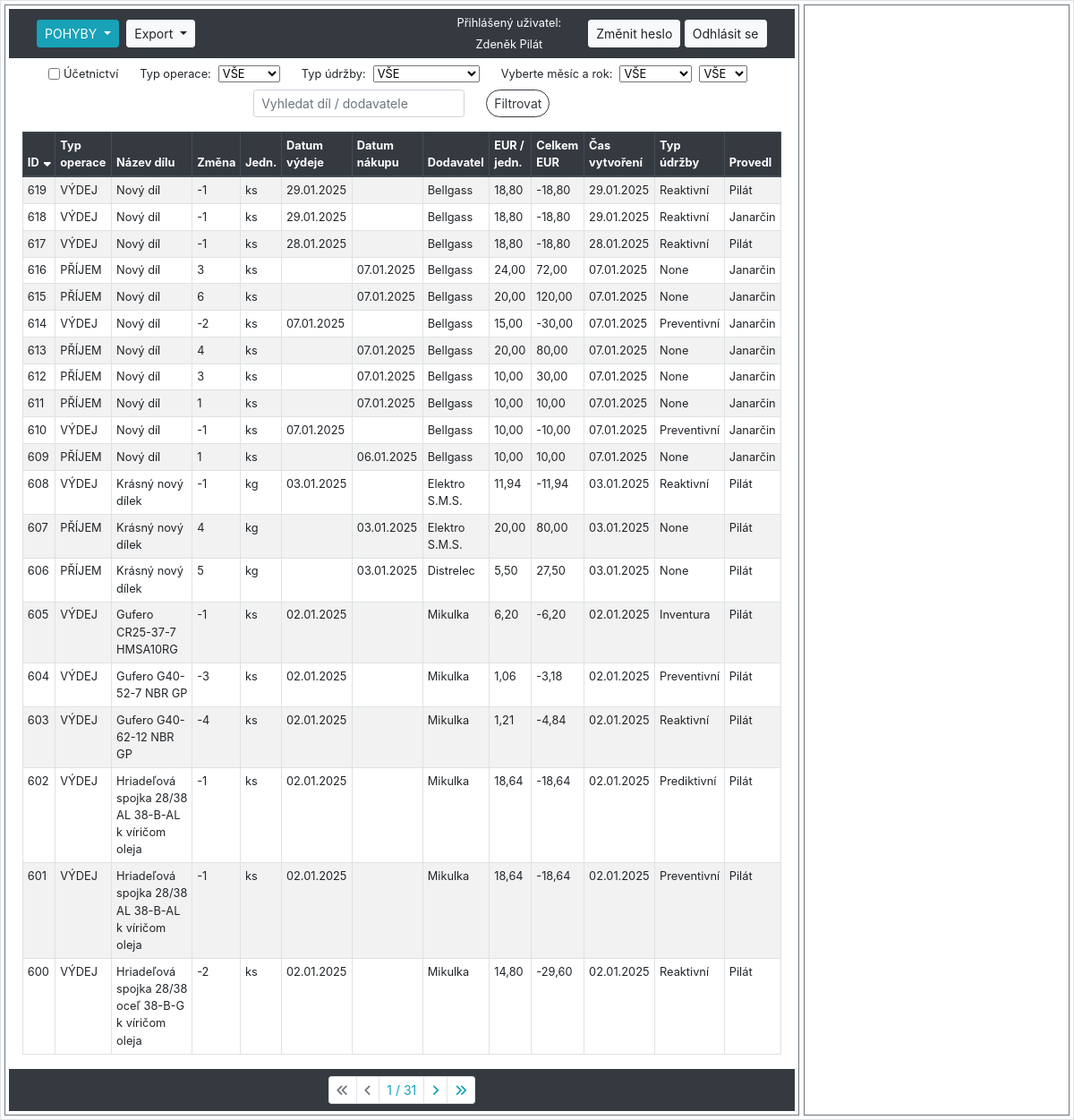
/sklad/audit_logs/ (signed in), run on the app's committed database.
### hpm_sklad/models.py (models this page shows, shortened)
class AuditLog(models.Model):
    class Meta:
        verbose_name_plural = "Auditovací logy"
        ordering = ["-id"]
    MOVEMENT_CHOICES = [
        ('PŘÍJEM', 'Příjem'),
        ('VÝDEJ', 'Výdej')
    ]
    UDRZBA_CHOICES = [
        ('Reaktivní', 'Reaktivní'),
        ('Preventivní', 'Preventivní'),
        ('Prediktivní', 'Prediktivní'),
        ('Inventura', 'Inventurní rozdíl'),
    ]
    ucetnictvi = models.BooleanField(verbose_name="Účetnictví")
    evidencni_cislo = models.ForeignKey(Sklad, on_delete=models.CASCADE, verbose_name="Evidenční číslo")
    interne_cislo = models.IntegerField(null=True, verbose_name="Číslo karty")
    objednano = models.CharField(max_length=100, null=True, blank=True, verbose_name="Objednáno?")
    nazev_dilu = models.CharField(max_length=100, verbose_name="Název dílu", db_index=True)
    zmena_mnozstvi = models.IntegerField(verbose_name="Změna množství")
    mnozstvi = models.PositiveIntegerField(verbose_name="Množství")
    jednotky = models.CharField(max_length=10, choices=JEDNOTKY_CHOICES, default='ks', verbose_name="Jednotky")
    typ_operace = models.CharField(max_length=10, choices=MOVEMENT_CHOICES, null=True, verbose_name="Typ operace")
    pouzite_zarizeni = models.CharField(max_length=70, null=True, verbose_name="Pro zařízení")
    umisteni = models.CharField(max_length=25, verbose_name="Umístění")
    dodavatel = models.CharField(max_length=70, verbose_name="Dodavatel")
    datum_vydeje = models.DateField(null=True, blank=True, verbose_name="Datum výdeje")
    datum_nakupu = models.DateField(null=True, blank=True, verbose_name="Datum nákupu")
    cislo_objednavky = models.CharField(max_length=20, null=True, blank=True, verbose_name="Číslo objednávky")
    jednotkova_cena_eur = models.FloatField(default=0.0, verbose_name="EUR/jednotka")
    celkova_cena_eur = models.FloatField(default=0.0, verbose_name="Celkem EUR")
    cas_vytvoreni = models.DateTimeField(auto_now_add=True, verbose_name="Čas vytvoření")
    operaci_provedl = models.ForeignKey(User, on_delete=models.CASCADE, verbose_name="Operaci provedl")
    typ_udrzby = models.CharField(max_length=20, choices=UDRZBA_CHOICES, null=True, verbose_name="Typ údržby")
    poznamka = models.CharField(null=True, blank=True, max_length=200, verbose_name="Poznámka")

### hpm_sklad/views.py (the view, shortened to what this page needs)
# urls.py: path('sklad/audit_logs/', views.AuditLogListView.as_view(), name='audit_log'),
class AuditLogListView(LoginRequiredMixin, ListView):
    model = AuditLog
    template_name = 'hpm_sklad/audit_log.html'
    paginate_by = 20
    export_csv = False
    graph = False
    graph_type_of_maintenance = False
    def get_context_data(self, **kwargs):
        context = super().get_context_data(**kwargs)
        selected_id = self.request.GET.get('selected', None)
        if selected_id:
            context['selected_item'] = get_object_or_404(AuditLog, id=selected_id)
        else:
            context['selected_item'] = None
        current_year = datetime.datetime.now().year
        context['years'] = range(current_year, 2023, -1)
        context.update({
            'db_table': 'audit_log',
            'sort': self.request.GET.get('sort', 'id'),
            'order': self.request.GET.get('order', 'down'),
            'query': self.request.GET.get('query', ''),
            'typ_operace': self.request.GET.get('typ_operace', 'VŠE'),
            'typ_udrzby': self.request.GET.get('typ_udrzby', 'VŠE'),
            'month': self.request.GET.get('month', 'VŠE'),
            'year': self.request.GET.get('year', 'VŠE'),
            'ucetnictvi': self.request.GET.get('ucetnictvi', ''),
            'current_user': self.request.user,
        })
        return context
    def get_queryset(self):
        queryset = AuditLog.objects.all()
        query = self.request.GET.get('query', '')
        sort = self.request.GET.get('sort', 'id')
        order = self.request.GET.get('order', 'down')
        typ_operace = self.request.GET.get('typ_operace', 'VŠE')
        typ_udrzby = self.request.GET.get('typ_udrzby', 'VŠE')
        self.month = self.request.GET.get('month', 'VŠE')
        self.year = self.request.GET.get('year', 'VŠE')
        if query:
            queryset = queryset.filter(
                Q(nazev_dilu__icontains=query) | Q(dodavatel__icontains=query)
            )
        if self.request.GET.get('ucetnictvi', '') == 'on':
            queryset = queryset.filter(ucetnictvi=True)
        if typ_operace != 'VŠE':
            queryset = queryset.filter(typ_operace=typ_operace)
        if typ_udrzby != 'VŠE':
            queryset = queryset.filter(typ_udrzby=typ_udrzby)
        if self.month != 'VŠE':
            queryset = queryset.filter(
                Q(datum_vydeje__month=self.month) | Q(datum_nakupu__month=self.month)
            )
        if self.year != 'VŠE':
            queryset = queryset.filter(
                Q(datum_vydeje__year=self.year) | Q(datum_nakupu__year=self.year)
            )
        if order == 'down':
            sort = f"-{sort}"
        queryset = queryset.order_by(sort)
        return queryset
    def render_to_response(self, context, **response_kwargs):
        if getattr(self, 'export_csv', False):
            return self.export_to_csv(self.get_queryset())
        elif getattr(self, 'graph_type_of_maintenance', False):
            return self.generate_graph_by_maintenance(self.get_queryset())
        elif getattr(self, 'graph', False):
            return self.generate_graph_to_pdf(self.get_queryset())
        else:
            return super().render_to_response(context, **response_kwargs)

### hpm_sklad/templates/hpm_sklad/audit_log.html (shortened to what this page needs)
{% extends "hpm_sklad/base_left_right_column.html" %}
{% load static %}
{% load custom_filters %}
{% block left_content %}
    <form method="GET" action="" class="form-inline justify-content-center align-items-center small my-2">
        <div class="form-group form-check mx-sm-2 mb-2">
            <input type="checkbox" class="form-check-input" name="ucetnictvi" id="ucetnictvi" {% if request.GET.ucetnictvi == 'on' %}checked{% endif %}>
            <label class="form-check-label mr-sm-2" for="ucetnictvi">Účetnictví</label>
        </div>
        <div class="form-group mx-sm-2 mb-2">
            <label for="typ_operace" class="mr-sm-2">Typ operace:</label>
            <select name="typ_operace" class="form-select form-select-sm mr-sm-2" id="typ_operace">
                <option value="VŠE" {% if request.GET.typ_operace == 'VŠE' or not request.GET.typ_operace %}selected{% endif %}>VŠE</option>
            </select>
        </div>
        <div class="form-group mx-sm-2 mb-2">
            <label for="typ_udrzby" class="mr-sm-2">Typ údržby:</label>
            <select name="typ_udrzby" class="form-select form-select-sm mr-sm-2" id="typ_udrzby">
                <option value="VŠE" {% if request.GET.typ_udrzby == 'VŠE' or not request.GET.typ_udrzby %}selected{% endif %}>VŠE</option>
            </select>
        </div>
        <div class="form-group ml-sm-2 mb-2">
            <label for="month" class="mr-sm-2">Vyberte měsíc a rok:</label>
            <select name="month" id="month" class="form-select form-select-sm mr-sm-2">
                <option value="VŠE" {% if request.GET.month == 'VŠE' or not request.GET.month %}selected{% endif %}>VŠE</option>
            </select>
        </div>
        <div class="form-group mr-sm-2 mb-2">
            <select name="year" id="year" class="form-select form-select-sm mr-sm-2">
                <option value="VŠE" {% if request.GET.year == 'VŠE' or not request.GET.year %}selected{% endif %}>VŠE</option>
            </select>
        </div>
        <div class="form-group mx-sm-2 mb-2">
            <input class="form-control form-control-sm mr-sm-2" type="text" name="query" placeholder="Vyhledat díl / dodavatele" value="{{ request.GET.query }}">
        </div>
        <div class="form-group mx-sm-2 mb-2">
            <button class="btn btn-outline-dark btn-sm rounded-pill" type="submit">Filtrovat</button>
        </div>
    </form>
    <div class="container-fluid">
        <table class="table table-sm table-hover table-striped table-bordered">
            <thead class="thead-dark">
                <tr>
                    {% with request.GET.urlencode as querystring %}
                        <th>
                            <a href="?sort=id&order={% if request.GET.sort == 'id' and request.GET.order == 'up' %}down{% else %}up{% endif %}&{{ querystring|url_remove_param:'sort,order' }}">
                                ID
                                {% if not request.GET.sort %}
                                    <i class="fas fa-sort-down"></i>
                                {% endif %}
                            </a>
                        </th>
                        <th>
                            <a href="?sort=typ_operace&order={% if request.GET.sort == 'typ_operace' and request.GET.order == 'up' %}down{% else %}up{% endif %}&{{ querystring|url_remove_param:'sort,order' }}">
                                Typ operace
                            </a>
                        </th>
                        <th>
                            <a href="?sort=nazev_dilu&order={% if request.GET.sort == 'nazev_dilu' and request.GET.order == 'up' %}down{% else %}up{% endif %}&{{ querystring|url_remove_param:'sort,order' }}">
                                Název dílu
                            </a>
                        </th>
                        <th>
                            <a href="?sort=zmena_mnozstvi&order={% if request.GET.sort == 'zmena_mnozstvi' and request.GET.order == 'up' %}down{% else %}up{% endif %}&{{ querystring|url_remove_param:'sort,order' }}">
                                Změna
                            </a>
                        </th>
                        <th>
                            <a href="?sort=jednotky&order={% if request.GET.sort == 'jednotky' and request.GET.order == 'up' %}down{% else %}up{% endif %}&{{ querystring|url_remove_param:'sort,order' }}">
                                Jedn.
                            </a>
                        </th>
                        <th>
                            <a href="?sort=datum_vydeje&order={% if request.GET.sort == 'datum_vydeje' and request.GET.order == 'up' %}down{% else %}up{% endif %}&{{ querystring|url_remove_param:'sort,order' }}">
                                Datum výdeje
                            </a>
                        </th>
                        <th>
                            <a href="?sort=datum_nakupu&order={% if request.GET.sort == 'datum_nakupu' and request.GET.order == 'up' %}down{% else %}up{% endif %}&{{ querystring|url_remove_param:'sort,order' }}">
                                Datum nákupu
                            </a>
                        </th>
                        <th>
                            <a href="?sort=dodavatel&order={% if request.GET.sort == 'dodavatel' and request.GET.order == 'up' %}down{% else %}up{% endif %}&{{ querystring|url_remove_param:'sort,order' }}">
                                Dodavatel
                            </a>
                        </th>
                        <th>
                            <a href="?sort=jednotkova_cena_eur&order={% if request.GET.sort == 'jednotkova_cena_eur' and request.GET.order == 'up' %}down{% else %}up{% endif %}&{{ querystring|url_remove_param:'sort,order' }}">
                                EUR / jedn.
                            </a>
                        </th>
                        <th>
                            <a href="?sort=celkova_cena_eur&order={% if request.GET.sort == 'celkova_cena_eur' and request.GET.order == 'up' %}down{% else %}up{% endif %}&{{ querystring|url_remove_param:'sort,order' }}">
                                Celkem EUR
                            </a>
                        </th>
                        <th>
                            <a href="?sort=cas_vytvoreni&order={% if request.GET.sort == 'cas_vytvoreni' and request.GET.order == 'up' %}down{% else %}up{% endif %}&{{ querystring|url_remove_param:'sort,order' }}">
                                Čas vytvoření
                            </a>
                        </th>
                        <th>
                            <a href="?sort=typ_udrzby&order={% if request.GET.sort == 'typ_udrzby' and request.GET.order == 'up' %}down{% else %}up{% endif %}&{{ querystring|url_remove_param:'sort,order' }}">
                                Typ údržby
                            </a>
                        </th>
                        <th>
                            <a href="?sort=operaci_provedl&order={% if request.GET.sort == 'operaci_provedl' and request.GET.order == 'up' %}down{% else %}up{% endif %}&{{ querystring|url_remove_param:'sort,order' }}">
                                Provedl
                            </a>
                        </th>
                    {% endwith %}
                </tr>
            </thead>
            <tbody class="show-pointer">
                {% for item in object_list %}
                    <tr data-id="{{ item.pk }}" data-detail-url="{% url 'detail_audit_log' item.pk %}" onclick="loadDetail('{% url 'detail_audit_log' item.pk %}', '{{ item.pk }}')"
                    {% if item.pk == selected_item.pk %} class="table-info"{% endif %}>
                        <td>{{ item.pk }}</td>
                        <td>{{ item.typ_operace }}</td>
                        <td>{{ item.nazev_dilu|truncatechars:58 }}</td>
                        <td>{{ item.zmena_mnozstvi }}</td>
                        <td>{{ item.jednotky }}</td>
                        <td>{{ item.datum_vydeje | date:"d.m.Y" }}</td>
                        <td>{{ item.datum_nakupu | date:"d.m.Y" }}</td>
                        <td>{{ item.dodavatel|truncatechars:20 }}</td>
                        <td>{{ item.jednotkova_cena_eur|floatformat:2 }}</td>
                        <td>{{ item.celkova_cena_eur|floatformat:2 }}</td>
                        <td>{{ item.cas_vytvoreni|date:"d.m.Y" }}</td>
                        <td>{{ item.typ_udrzby }}</td>
                        <td>{{ item.operaci_provedl.last_name }}</td>
                    </tr>
                {% endfor %}
            </tbody>
        </table>
    </div>
    {% include "hpm_sklad/pagination.html" %}
{% endblock %}

### hpm_sklad/templates/hpm_sklad/navbar.html (shortened to what this page needs)
<nav class="navbar navbar-expand-lg navbar-dark bg-dark">
    <div class="col">
        <div class="btn-group btn-group-sm dropdown my-1 mr-1">
            <button class="btn btn-info dropdown-toggle" type="button" id="dropdownMenuButton1" data-toggle="dropdown" aria-haspopup="true" aria-expanded="false">
                {% if db_table == 'sklad' %}SKLAD{% elif db_table == 'audit_log' %}POHYBY{% elif db_table == 'dodavatele' %}DODAVATELÉ{% elif db_table == 'poptavky' %}POPTÁVKY{% else %}Výběr modulu{% endif %}
            </button>
        </div>
        {% if db_table == 'sklad' or db_table == 'audit_log' or db_table == 'dodavatele' %}
            <div class="btn-group btn-group-sm dropdown mr-1">
                <button class="btn btn-light dropdown-toggle" type="button" id="dropdownMenuButton2" data-toggle="dropdown" aria-haspopup="true" aria-expanded="false">
                    Export
                </button>
            </div>
        {% endif %}
    </div>
    {% if user.is_authenticated %}
        <div class="col-auto">
            <div>
                <p class="h6 small text-white">Přihlášený uživatel:</p>
            </div>
            <div>
                <p class="h6 small text-center my-0 text-white">{{ current_user.first_name }} {{ current_user.last_name }}</p>
            </div>
        </div>
        <div class="col-auto">
            <a class="btn btn-light btn-sm" href="{% url 'custom_password_change' %}">Změnit heslo</a>
            <a class="btn btn-light btn-sm" href="{% url 'logout' %}">Odhlásit se</a>
        </div>
    {% else %}
        <div class="col-auto">
            <a class="btn btn-light btn-sm" href="{% url 'login' %}">Přihlásit se</a>
        </div>
    {% endif %}
</nav>

### data on the page
AuditLog: pk "619", typ_operace "VÝDEJ", nazev_dilu "Nový díl", zmena_mnozstvi "-1", jednotky "ks", datum_vydeje "29.01.2025", dodavatel "Bellgass", jednotkova_cena_eur "18,80", celkova_cena_eur "-18,80", cas_vytvoreni "29.01.2025", typ_udrzby "Reaktivní", operaci_provedl.last_name "Pilát"
AuditLog: pk "618", typ_operace "VÝDEJ", nazev_dilu "Nový díl", zmena_mnozstvi "-1", jednotky "ks", datum_vydeje "29.01.2025", dodavatel "Bellgass", jednotkova_cena_eur "18,80", celkova_cena_eur "-18,80", cas_vytvoreni "29.01.2025", typ_udrzby "Reaktivní", operaci_provedl.last_name "Janarčin"
AuditLog: pk "617", typ_operace "VÝDEJ", nazev_dilu "Nový díl", zmena_mnozstvi "-1", jednotky "ks", datum_vydeje "28.01.2025", dodavatel "Bellgass", jednotkova_cena_eur "18,80", celkova_cena_eur "-18,80", cas_vytvoreni "28.01.2025", typ_udrzby "Reaktivní", operaci_provedl.last_name "Pilát"
AuditLog: pk "616", typ_operace "PŘÍJEM", nazev_dilu "Nový díl", zmena_mnozstvi "3", jednotky "ks", datum_nakupu "07.01.2025", dodavatel "Bellgass", jednotkova_cena_eur "24,00", celkova_cena_eur "72,00", cas_vytvoreni "07.01.2025", typ_udrzby "None", operaci_provedl.last_name "Janarčin"
AuditLog: pk "615", typ_operace "PŘÍJEM", nazev_dilu "Nový díl", zmena_mnozstvi "6", jednotky "ks", datum_nakupu "07.01.2025", dodavatel "Bellgass", jednotkova_cena_eur "20,00", celkova_cena_eur "120,00", cas_vytvoreni "07.01.2025", typ_udrzby "None", operaci_provedl.last_name "Janarčin"
AuditLog: pk "614", typ_operace "VÝDEJ", nazev_dilu "Nový díl", zmena_mnozstvi "-2", jednotky "ks", datum_vydeje "07.01.2025", dodavatel "Bellgass", jednotkova_cena_eur "15,00", celkova_cena_eur "-30,00", cas_vytvoreni "07.01.2025", typ_udrzby "Preventivní", operaci_provedl.last_name "Janarčin"
AuditLog: pk "613", typ_operace "PŘÍJEM", nazev_dilu "Nový díl", zmena_mnozstvi "4", jednotky "ks", datum_nakupu "07.01.2025", dodavatel "Bellgass", jednotkova_cena_eur "20,00", celkova_cena_eur "80,00", cas_vytvoreni "07.01.2025", typ_udrzby "None", operaci_provedl.last_name "Janarčin"
AuditLog: pk "612", typ_operace "PŘÍJEM", nazev_dilu "Nový díl", zmena_mnozstvi "3", jednotky "ks", datum_nakupu "07.01.2025", dodavatel "Bellgass", jednotkova_cena_eur "10,00", celkova_cena_eur "30,00", cas_vytvoreni "07.01.2025", typ_udrzby "None", operaci_provedl.last_name "Janarčin"
AuditLog: pk "611", typ_operace "PŘÍJEM", nazev_dilu "Nový díl", zmena_mnozstvi "1", jednotky "ks", datum_nakupu "07.01.2025", dodavatel "Bellgass", jednotkova_cena_eur "10,00", celkova_cena_eur "10,00", cas_vytvoreni "07.01.2025", typ_udrzby "None", operaci_provedl.last_name "Janarčin"
AuditLog: pk "610", typ_operace "VÝDEJ", nazev_dilu "Nový díl", zmena_mnozstvi "-1", jednotky "ks", datum_vydeje "07.01.2025", dodavatel "Bellgass", jednotkova_cena_eur "10,00", celkova_cena_eur "-10,00", cas_vytvoreni "07.01.2025", typ_udrzby "Preventivní", operaci_provedl.last_name "Janarčin"
AuditLog: pk "609", typ_operace "PŘÍJEM", nazev_dilu "Nový díl", zmena_mnozstvi "1", jednotky "ks", datum_nakupu "06.01.2025", dodavatel "Bellgass", jednotkova_cena_eur "10,00", celkova_cena_eur "10,00", cas_vytvoreni "07.01.2025", typ_udrzby "None", operaci_provedl.last_name "Janarčin"
AuditLog: pk "608", typ_operace "VÝDEJ", nazev_dilu "Krásný nový dílek", zmena_mnozstvi "-1", jednotky "kg", datum_vydeje "03.01.2025", dodavatel "Elektro S.M.S.", jednotkova_cena_eur "11,94", celkova_cena_eur "-11,94", cas_vytvoreni "03.01.2025", typ_udrzby "Reaktivní", operaci_provedl.last_name "Pilát"
AuditLog: pk "607", typ_operace "PŘÍJEM", nazev_dilu "Krásný nový dílek", zmena_mnozstvi "4", jednotky "kg", datum_nakupu "03.01.2025", dodavatel "Elektro S.M.S.", jednotkova_cena_eur "20,00", celkova_cena_eur "80,00", cas_vytvoreni "03.01.2025", typ_udrzby "None", operaci_provedl.last_name "Pilát"
AuditLog: pk "606", typ_operace "PŘÍJEM", nazev_dilu "Krásný nový dílek", zmena_mnozstvi "5", jednotky "kg", datum_nakupu "03.01.2025", dodavatel "Distrelec", jednotkova_cena_eur "5,50", celkova_cena_eur "27,50", cas_vytvoreni "03.01.2025", typ_udrzby "None", operaci_provedl.last_name "Pilát"
AuditLog: pk "605", typ_operace "VÝDEJ", nazev_dilu "Gufero CR25-37-7 HMSA10RG", zmena_mnozstvi "-1", jednotky "ks", datum_vydeje "02.01.2025", dodavatel "Mikulka", jednotkova_cena_eur "6,20", celkova_cena_eur "-6,20", cas_vytvoreni "02.01.2025", typ_udrzby "Inventura", operaci_provedl.last_name "Pilát"
AuditLog: pk "604", typ_operace "VÝDEJ", nazev_dilu "Gufero G40-52-7 NBR GP", zmena_mnozstvi "-3", jednotky "ks", datum_vydeje "02.01.2025", dodavatel "Mikulka", jednotkova_cena_eur "1,06", celkova_cena_eur "-3,18", cas_vytvoreni "02.01.2025", typ_udrzby "Preventivní", operaci_provedl.last_name "Pilát"
AuditLog: pk "603", typ_operace "VÝDEJ", nazev_dilu "Gufero G40-62-12 NBR GP", zmena_mnozstvi "-4", jednotky "ks", datum_vydeje "02.01.2025", dodavatel "Mikulka", jednotkova_cena_eur "1,21", celkova_cena_eur "-4,84", cas_vytvoreni "02.01.2025", typ_udrzby "Reaktivní", operaci_provedl.last_name "Pilát"
AuditLog: pk "602", typ_operace "VÝDEJ", nazev_dilu "Hriadeľová spojka 28/38 AL 38-B-AL k víričom oleja", zmena_mnozstvi "-1", jednotky "ks", datum_vydeje "02.01.2025", dodavatel "Mikulka", jednotkova_cena_eur "18,64", celkova_cena_eur "-18,64", cas_vytvoreni "02.01.2025", typ_udrzby "Prediktivní", operaci_provedl.last_name "Pilát"
AuditLog: pk "601", typ_operace "VÝDEJ", nazev_dilu "Hriadeľová spojka 28/38 AL 38-B-AL k víričom oleja", zmena_mnozstvi "-1", jednotky "ks", datum_vydeje "02.01.2025", dodavatel "Mikulka", jednotkova_cena_eur "18,64", celkova_cena_eur "-18,64", cas_vytvoreni "02.01.2025", typ_udrzby "Preventivní", operaci_provedl.last_name "Pilát"
AuditLog: pk "600", typ_operace "VÝDEJ", nazev_dilu "Hriadeľová spojka 28/38 oceľ 38-B-G k víričom oleja", zmena_mnozstvi "-2", jednotky "ks", datum_vydeje "02.01.2025", dodavatel "Mikulka", jednotkova_cena_eur "14,80", celkova_cena_eur "-29,60", cas_vytvoreni "02.01.2025", typ_udrzby "Reaktivní", operaci_provedl.last_name "Pilát"

### other printed values
{{ current_user.first_name }} "Zdeněk"
{{ current_user.last_name }} "Pilát"
{{ page_obj.number }} "1"
{{ page_obj.paginator.num_pages }} "31"
